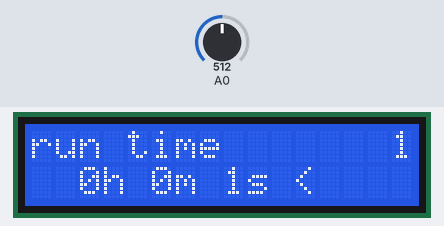
A sketch run on a simulated Arduino Uno, built with avr-gcc and run on an emulated ATmega328P. Shown: 16×2 character LCD. Inputs (shaded band) come from the test bench; at power-on: A0 = 512.

Above: at 1.2 s.
1.3 s: A0 set to 465
3.5 s: A0 set to 438
At 4.5 s:
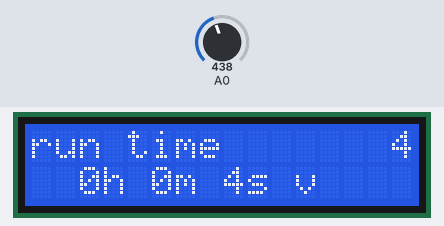
6.5 s: A0 set to 260
8.6 s: A0 set to 242
At 9.9 s:
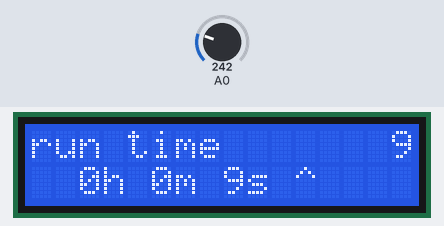
At 10.27 s:
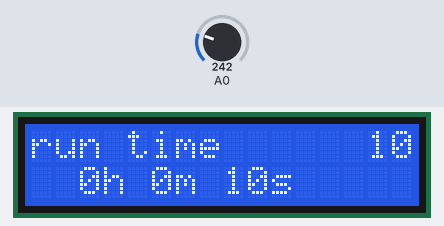
11.6 s: A0 set to 55
13.6 s: A0 set to 44
At 14.8 s:
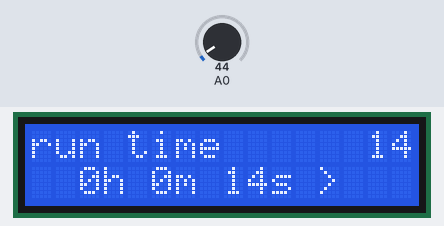
Timing chart, 0 to 16.6 s (numbered marks = the images above; inputs shaded):
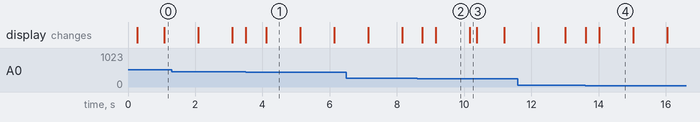

The sketch:

run_time.ino
```cpp
//Sample using LiquidCrystal library
#include <LiquidCrystal.h>


// select the pins used on the LCD panel

LiquidCrystal lcd(8, 9, 4, 5, 6, 7);

// define some values used by the panel and buttons
int lcd_key     = 0;
int adc_key_in  = 0;
int offset      = 0;
int hrs = 0;
int mins = 0;
int secs = 0;

#define btnRIGHT  0
#define btnUP     1
#define btnDOWN   2
#define btnLEFT   3
#define btnSELECT 4
#define btnNONE   5

// read the buttons
int read_LCD_buttons() {
  adc_key_in = analogRead(0);      // read the value from the sensor
  // my buttons when read are centered at these valies: 0, 144, 329, 504, 741
  // we add approx 50 to those values and check to see if we are close
  if (adc_key_in > 1000) return btnNONE; // We make this the 1st option for speed reasons since it will be the most likely result
  // For V1.1 us this threshold
  if (adc_key_in < 50)   return btnRIGHT;
  if (adc_key_in < 250)  return btnUP;
  if (adc_key_in < 450)  return btnDOWN;
  if (adc_key_in < 650)  return btnLEFT;
  if (adc_key_in < 850)  return btnSELECT;
  return btnNONE;  // when all others fail, return this...
}


int length_of_int(int n) {
  if (n < 10) {
    return 1;
  }
  if (n < 100) {
    return 2;
  }
  if (n < 1000) {
    return 3;
  }
  if (n < 10000) {
    return 4;
  }
  if (n < 100000) {
    return 5;
  }
  return 6;
}

void setup() {
  lcd.begin(16, 2);
  lcd.setCursor(0, 0);
  lcd.print("run time");
}

void loop() {
  int secs = millis() / 1000;

  lcd.setCursor(16 - length_of_int(secs), 0);
  lcd.print(secs);

  lcd.setCursor(2, 1);
  hrs = round(secs / 3600);
  lcd.print(hrs);
  lcd.print("h ");

  mins = round((secs - 3600 * hrs) / 60);

  lcd.print(mins);
  lcd.print("m ");

  lcd.print(secs - (60 * mins + 3600 * hrs));
  lcd.print("s ");

  delay(200);
  lcd_key = read_LCD_buttons();  // read the buttons

  switch (lcd_key) {              // depending on which button was pushed, we perform an action
    case btnRIGHT: {
        lcd.print('>');
        break;
      }
    case btnLEFT: {
        lcd.print('<');
        break;
      }
    case btnUP: {
        lcd.print('^');
        break;
      }
    case btnDOWN: {
        lcd.print('v');
        break;
      }
    case btnSELECT: {
        lcd.print(".");
        break;
      }
    case btnNONE: {
        lcd.print(' ');
        break;
      }
  }
}
```

Measured:
- the behaviour switches between 450 and 449 on A0 (found by bisection; images 0 and 1)
- the behaviour switches between 250 and 249 on A0 (found by bisection; images 1 and 2)
- the behaviour switches between 50 and 49 on A0 (found by bisection; images 3 and 4)
- after the input at 3.5 s, the display: first changes at once (image 1 shows a later state)
- after the input at 8.6 s, the display: first changes after 0.16 s (image 2 shows a later state)
- after the input at 13.6 s, the display: first changes at once (image 4 shows a later state)
- what the display in image 1 shows lasts 1.0 s, from 4.1 s to 5.1 s
